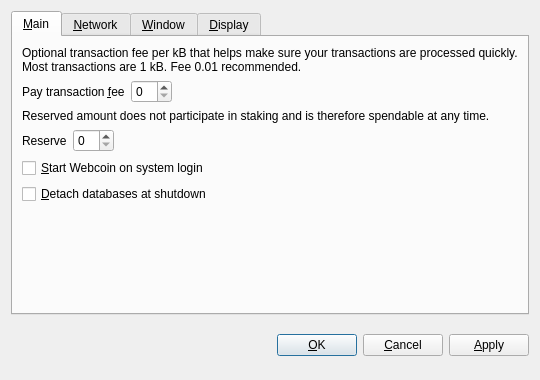
<?xml version="1.0" encoding="UTF-8"?>
<ui version="4.0">
 <class>OptionsDialog</class>
 <widget class="QDialog" name="OptionsDialog">
  <property name="geometry">
   <rect>
    <x>0</x>
    <y>0</y>
    <width>540</width>
    <height>380</height>
   </rect>
  </property>
  <property name="windowTitle">
   <string>Options</string>
  </property>
  <property name="modal">
   <bool>true</bool>
  </property>
  <layout class="QVBoxLayout" name="verticalLayout">
   <item>
    <widget class="QTabWidget" name="tabWidget">
     <property name="tabPosition">
      <enum>QTabWidget::North</enum>
     </property>
     <property name="currentIndex">
      <number>0</number>
     </property>
     <widget class="QWidget" name="tabMain">
      <attribute name="title">
       <string>&amp;Main</string>
      </attribute>
      <layout class="QVBoxLayout" name="verticalLayout_Main">
       <item>
        <widget class="QLabel" name="transactionFeeInfoLabel">
         <property name="text">
          <string>Optional transaction fee per kB that helps make sure your transactions are processed quickly. Most transactions are 1 kB. Fee 0.01 recommended.</string>
         </property>
         <property name="textFormat">
          <enum>Qt::PlainText</enum>
         </property>
         <property name="wordWrap">
          <bool>true</bool>
         </property>
        </widget>
       </item>
       <item>
        <layout class="QHBoxLayout" name="horizontalLayoutFee">
         <item>
          <widget class="QLabel" name="transactionFeeLabel">
           <property name="text">
            <string>Pay transaction &amp;fee</string>
           </property>
           <property name="textFormat">
            <enum>Qt::PlainText</enum>
           </property>
           <property name="buddy">
            <cstring>transactionFee</cstring>
           </property>
          </widget>
         </item>
         <item>
          <widget class="BitcoinAmountField" name="transactionFee"/>
         </item>
         <item>
          <spacer name="horizontalSpacerFee">
           <property name="orientation">
            <enum>Qt::Horizontal</enum>
           </property>
           <property name="sizeHint" stdset="0">
            <size>
             <width>40</width>
             <height>20</height>
            </size>
           </property>
          </spacer>
         </item>
        </layout>
       </item>
       <item>
        <widget class="QLabel" name="reserveBalanceInfoLabel">
         <property name="text">
          <string>Reserved amount does not participate in staking and is therefore spendable at any time.</string>
         </property>
         <property name="textFormat">
          <enum>Qt::PlainText</enum>
         </property>
         <property name="wordWrap">
          <bool>true</bool>
         </property>
        </widget>
       </item>
       <item>
        <layout class="QHBoxLayout" name="horizontalLayoutReserveBalance">
         <item>
          <widget class="QLabel" name="reserveBalanceLabel">
           <property name="text">
            <string>Reserve</string>
           </property>
           <property name="textFormat">
            <enum>Qt::PlainText</enum>
           </property>
           <property name="buddy">
            <cstring>reserveBalance</cstring>
           </property>
          </widget>
         </item>
         <item>
          <widget class="BitcoinAmountField" name="reserveBalance"/>
         </item>
         <item>
          <spacer name="horizontalSpacerReserveBalance">
           <property name="orientation">
            <enum>Qt::Horizontal</enum>
           </property>
           <property name="sizeHint" stdset="0">
            <size>
             <width>40</width>
             <height>20</height>
            </size>
           </property>
          </spacer>
         </item>
        </layout>
       </item>
       <item>
        <widget class="QCheckBox" name="bitcoinAtStartup">
         <property name="toolTip">
          <string>Automatically start Webcoin after logging in to the system.</string>
         </property>
         <property name="text">
          <string>&amp;Start Webcoin on system login</string>
         </property>
        </widget>
       </item>
       <item>
        <widget class="QCheckBox" name="detachDatabases">
         <property name="toolTip">
          <string>Detach block and address databases at shutdown. This means they can be moved to another data directory, but it slows down shutdown. The wallet is always detached.</string>
         </property>
         <property name="text">
          <string>&amp;Detach databases at shutdown</string>
         </property>
        </widget>
       </item>
       <item>
        <spacer name="verticalSpacer_Main">
         <property name="orientation">
          <enum>Qt::Vertical</enum>
         </property>
         <property name="sizeHint" stdset="0">
          <size>
           <width>20</width>
           <height>40</height>
          </size>
         </property>
        </spacer>
       </item>
      </layout>
     </widget>
     <widget class="QWidget" name="tabNetwork">
      <attribute name="title">
       <string>&amp;Network</string>
      </attribute>
      <layout class="QVBoxLayout" name="verticalLayout_Network">
       <item>
        <widget class="QCheckBox" name="mapPortUpnp">
         <property name="toolTip">
          <string>Automatically open the Webcoin client port on the router. This only works when your router supports UPnP and it is enabled.</string>
         </property>
         <property name="text">
          <string>Map port using &amp;UPnP</string>
         </property>
        </widget>
       </item>
       <item>
        <widget class="QCheckBox" name="connectSocks">
         <property name="toolTip">
          <string>Connect to the Webcoin network through a SOCKS proxy (e.g. when connecting through Tor).</string>
         </property>
         <property name="text">
          <string>&amp;Connect through SOCKS proxy:</string>
         </property>
        </widget>
       </item>
       <item>
        <layout class="QHBoxLayout" name="horizontalLayout_Network">
         <item>
          <widget class="QLabel" name="proxyIpLabel">
           <property name="text">
            <string>Proxy &amp;IP:</string>
           </property>
           <property name="textFormat">
            <enum>Qt::PlainText</enum>
           </property>
           <property name="buddy">
            <cstring>proxyIp</cstring>
           </property>
          </widget>
         </item>
         <item>
          <widget class="QValidatedLineEdit" name="proxyIp">
           <property name="maximumSize">
            <size>
             <width>140</width>
             <height>16777215</height>
            </size>
           </property>
           <property name="toolTip">
            <string>IP address of the proxy (e.g. 127.0.0.1)</string>
           </property>
          </widget>
         </item>
         <item>
          <widget class="QLabel" name="proxyPortLabel">
           <property name="text">
            <string>&amp;Port:</string>
           </property>
           <property name="textFormat">
            <enum>Qt::PlainText</enum>
           </property>
           <property name="buddy">
            <cstring>proxyPort</cstring>
           </property>
          </widget>
         </item>
         <item>
          <widget class="QLineEdit" name="proxyPort">
           <property name="maximumSize">
            <size>
             <width>55</width>
             <height>16777215</height>
            </size>
           </property>
           <property name="toolTip">
            <string>Port of the proxy (e.g. 9050)</string>
           </property>
          </widget>
         </item>
         <item>
          <widget class="QLabel" name="socksVersionLabel">
           <property name="text">
            <string>SOCKS &amp;Version:</string>
           </property>
           <property name="textFormat">
            <enum>Qt::PlainText</enum>
           </property>
           <property name="buddy">
            <cstring>socksVersion</cstring>
           </property>
          </widget>
         </item>
         <item>
          <widget class="QValueComboBox" name="socksVersion">
           <property name="toolTip">
            <string>SOCKS version of the proxy (e.g. 5)</string>
           </property>
          </widget>
         </item>
         <item>
          <spacer name="horizontalSpacer_Network">
           <property name="orientation">
            <enum>Qt::Horizontal</enum>
           </property>
           <property name="sizeHint" stdset="0">
            <size>
             <width>40</width>
             <height>20</height>
            </size>
           </property>
          </spacer>
         </item>
        </layout>
       </item>
       <item>
        <spacer name="verticalSpacer_Network">
         <property name="orientation">
          <enum>Qt::Vertical</enum>
         </property>
         <property name="sizeHint" stdset="0">
          <size>
           <width>20</width>
           <height>40</height>
          </size>
         </property>
        </spacer>
       </item>
      </layout>
     </widget>
     <widget class="QWidget" name="tabWindow">
      <attribute name="title">
       <string>&amp;Window</string>
      </attribute>
      <layout class="QVBoxLayout" name="verticalLayout_Window">
       <item>
        <widget class="QCheckBox" name="minimizeToTray">
         <property name="toolTip">
          <string>Show only a tray icon after minimizing the window.</string>
         </property>
         <property name="text">
          <string>&amp;Minimize to the tray instead of the taskbar</string>
         </property>
        </widget>
       </item>
       <item>
        <widget class="QCheckBox" name="minimizeOnClose">
         <property name="toolTip">
          <string>Minimize instead of exit the application when the window is closed. When this option is enabled, the application will be closed only after selecting Quit in the menu.</string>
         </property>
         <property name="text">
          <string>M&amp;inimize on close</string>
         </property>
        </widget>
       </item>
       <item>
        <spacer name="verticalSpacer_Window">
         <property name="orientation">
          <enum>Qt::Vertical</enum>
         </property>
         <property name="sizeHint" stdset="0">
          <size>
           <width>20</width>
           <height>40</height>
          </size>
         </property>
        </spacer>
       </item>
      </layout>
     </widget>
     <widget class="QWidget" name="tabDisplay">
      <attribute name="title">
       <string>&amp;Display</string>
      </attribute>
      <layout class="QVBoxLayout" name="verticalLayout_Display">
       <item>
        <layout class="QHBoxLayout" name="horizontalLayout_1_Display">
         <item>
          <widget class="QLabel" name="langLabel">
           <property name="text">
            <string>User Interface &amp;language:</string>
           </property>
           <property name="textFormat">
            <enum>Qt::PlainText</enum>
           </property>
           <property name="buddy">
            <cstring>lang</cstring>
           </property>
          </widget>
         </item>
         <item>
          <widget class="QValueComboBox" name="lang">
           <property name="toolTip">
            <string>The user interface language can be set here. This setting will take effect after restarting Webcoin.</string>
           </property>
          </widget>
         </item>
        </layout>
       </item>
       <item>
        <layout class="QHBoxLayout" name="horizontalLayout_2_Display">
         <item>
          <widget class="QLabel" name="unitLabel">
           <property name="text">
            <string>&amp;Unit to show amounts in:</string>
           </property>
           <property name="textFormat">
            <enum>Qt::PlainText</enum>
           </property>
           <property name="buddy">
            <cstring>unit</cstring>
           </property>
          </widget>
         </item>
         <item>
          <widget class="QValueComboBox" name="unit">
           <property name="toolTip">
            <string>Choose the default subdivision unit to show in the interface and when sending coins.</string>
           </property>
          </widget>
         </item>
        </layout>
       </item>
       <item>
        <widget class="QCheckBox" name="displayAddresses">
         <property name="toolTip">
          <string>Whether to show Webcoin addresses in the transaction list or not.</string>
         </property>
         <property name="text">
          <string>&amp;Display addresses in transaction list</string>
         </property>
        </widget>
       </item>
       <item>
        <widget class="QCheckBox" name="coinControlFeatures">
         <property name="toolTip">
          <string>Whether to show coin control features or not.</string>
         </property>
         <property name="text">
          <string>Display coin &amp;control features (experts only!)</string>
         </property>
        </widget>
       </item>
       <item>
        <spacer name="verticalSpacer_Display">
         <property name="orientation">
          <enum>Qt::Vertical</enum>
         </property>
         <property name="sizeHint" stdset="0">
          <size>
           <width>20</width>
           <height>40</height>
          </size>
         </property>
        </spacer>
       </item>
      </layout>
     </widget>
    </widget>
   </item>
   <item>
    <layout class="QHBoxLayout" name="horizontalLayout_Buttons">
     <item>
      <spacer name="horizontalSpacer_1">
       <property name="orientation">
        <enum>Qt::Horizontal</enum>
       </property>
       <property name="sizeHint" stdset="0">
        <size>
         <width>40</width>
         <height>48</height>
        </size>
       </property>
      </spacer>
     </item>
     <item>
      <widget class="QLabel" name="statusLabel">
       <property name="font">
        <font>
         <weight>75</weight>
         <bold>true</bold>
        </font>
       </property>
       <property name="text">
        <string/>
       </property>
       <property name="textFormat">
        <enum>Qt::PlainText</enum>
       </property>
       <property name="wordWrap">
        <bool>true</bool>
       </property>
      </widget>
     </item>
     <item>
      <spacer name="horizontalSpacer_2">
       <property name="orientation">
        <enum>Qt::Horizontal</enum>
       </property>
       <property name="sizeHint" stdset="0">
        <size>
         <width>40</width>
         <height>48</height>
        </size>
       </property>
      </spacer>
     </item>
     <item>
      <widget class="QPushButton" name="okButton">
       <property name="text">
        <string>&amp;OK</string>
       </property>
      </widget>
     </item>
     <item>
      <widget class="QPushButton" name="cancelButton">
       <property name="text">
        <string>&amp;Cancel</string>
       </property>
       <property name="autoDefault">
        <bool>false</bool>
       </property>
      </widget>
     </item>
     <item>
      <widget class="QPushButton" name="applyButton">
       <property name="text">
        <string>&amp;Apply</string>
       </property>
       <property name="autoDefault">
        <bool>false</bool>
       </property>
      </widget>
     </item>
    </layout>
   </item>
  </layout>
 </widget>
 <customwidgets>
  <customwidget>
   <class>BitcoinAmountField</class>
   <extends>QSpinBox</extends>
   <header>bitcoinamountfield.h</header>
  </customwidget>
  <customwidget>
   <class>QValueComboBox</class>
   <extends>QComboBox</extends>
   <header>qvaluecombobox.h</header>
  </customwidget>
  <customwidget>
   <class>QValidatedLineEdit</class>
   <extends>QLineEdit</extends>
   <header>qvalidatedlineedit.h</header>
  </customwidget>
 </customwidgets>
 <resources/>
 <connections/>
</ui>
